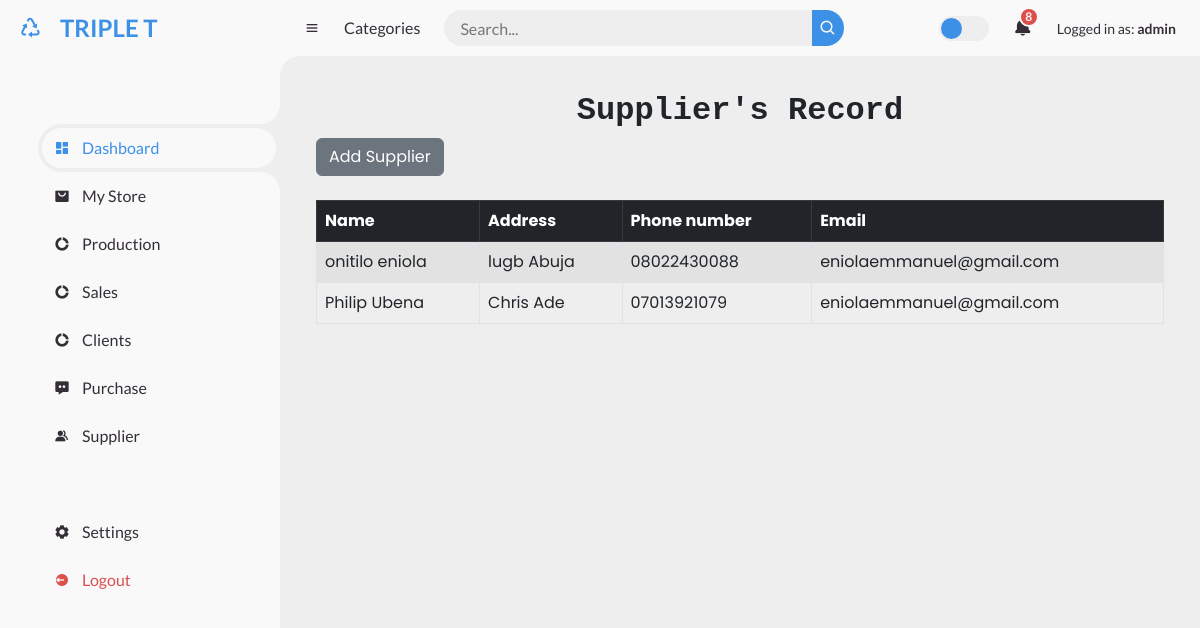
/supplier/ (signed in), run on the app's committed database.
### store/models.py (models this page shows, shortened)
class Contact(models.Model):
    name = models.CharField(max_length=30)
    address = models.TextField()
    phone_number = models.CharField(max_length=20)
    email = models.EmailField()
    class Meta:
        abstract = True

class Supplier(Contact):
    pass

### store/views.py (the view)
# urls.py: path('supplier/', views.supplier, name="supplier"),
@login_required
def supplier(request):
    supplier = Supplier.objects.all()
    return render(request, 'clients/supplier/index.html', {'suppliers':supplier})

### store/templates/clients/supplier/index.html
{% extends "base/base.html" %}
{% block body %}
  <div class="container">
    <h2 class="text-center fw-bolder font-monospace"> Supplier's Record</h2>
    <a href="{% url 'create_supplier' %}" class="btn btn-secondary">Add Supplier</a></td>
    <table class="table table-striped table-hover table-bordered mt-4">
        <thead class="table-dark">
        <tr>
            <th scope="col">Name</th>
            <th scope="col">Address</th>
            <th scope="col">Phone number</th>
            <th scope="col">Email</th>
        </tr>
        </thead>
        <tbody>
            {% for supplier in suppliers %}
                <tr>
                            <td>{{supplier.name}}</td>
                                <td>{{supplier.address}}</td>
                                    <td>{{supplier.phone_number}}</td>
                                        <td>{{supplier.email}}</td>
                </tr>
            {% endfor %}
        </tbody>
    </table>
  </div>
{% endblock %}

### store/templates/base/base.html (shortened to what this page needs)
{% load static %}
<!DOCTYPE html>
<html lang="en">
<head>
	<link href='https://unpkg.com/boxicons@2.0.9/css/boxicons.min.css' rel='stylesheet'>
	<link href="https://cdn.jsdelivr.net/npm/bootstrap@5.2.3/dist/css/bootstrap.min.css" rel="stylesheet">
	<link href="{% static './css/style.css' %}" rel="stylesheet" />
</head>
<body>
	<section id="sidebar">
		<a href="#" class="brand ">
			<i class='bx bx-recycle'></i>
			<span class="text"> TRIPLE T <br>
			</span>
		</a>
		<ul class="side-menu top">
			<li class="active">
				<a href="#">
					<i class='bx bxs-dashboard' ></i>
					<span class="text">Dashboard</span>
				</a>
			</li>
			<li>
				<a href="{% url 'stock_list' %}">
					<i class='bx bxs-shopping-bag-alt' ></i>
					<span class="text">My Store</span>
				</a>
			</li>
			<li>
				<a class="nav-link" href="{% url 'production' %}">
					<i class='bx bxs-doughnut-chart' ></i>
					<span class="text">Production</span>
				</a>
			</li>
			<li>
				<a href="#">
					<i class='bx bxs-doughnut-chart' ></i>
					<span class="text">Sales</span>
				</a>
			</li>
			<li>
				<a href="{% url 'customer' %}">
					<i class='bx bxs-doughnut-chart' ></i>
					<span class="text">Clients</span>
				</a>
			</li>
			<li>
				<a href="{% url 'add_stock' %}">
					<i class='bx bxs-message-dots' ></i>
					<span class="text">Purchase</span>
				</a>
			</li>
			<li>
				<a href="{% url 'supplier' %}">
					<i class='bx bxs-group' ></i>
					<span class="text">Supplier</span>
				</a>
			</li>
		</ul>
		<ul class="side-menu">
			<li>
				<a href="#">
					<i class='bx bxs-cog' ></i>
					<span class="text">Settings</span>
				</a>
			</li>
			<li>
				<a href="#" class="logout">
					<i class='bx bxs-log-out-circle' ></i>
					<span class="text">Logout</span>
				</a>
			</li>
		</ul>
	</section>
	<section id="content">
		<nav>
			<i class='bx bx-menu' ></i>
			<a href="#" class="nav-link">Categories</a>
			<form action="#">
				<div class="form-input">
					<input type="search" placeholder="Search...">
					<button type="submit" class="search-btn"><i class='bx bx-search' ></i></button>
				</div>
			</form>
			<label for="switch-mode" class="switch-mode"></label>
			<a href="#" class="notification">
				<i class='bx bxs-bell' ></i>
				<span class="num">8</span>
			</a>
			<a href="#" class="profile">
					<div class="small">Logged in as: <strong>{{user.get_username}}</strong></div>
			</a>
		</nav>
		<main>
		{% block body %}
		{% endblock%}
		</main>
	</section>
</body>
</html>

### static/css/style.css (style rules this page uses)
* { margin: 0; padding: 0; box-sizing: border-box; }
a { text-decoration: none; }
li { list-style: none; }
:root { --poppins: 'Poppins', sans-serif; --lato: 'Lato', sans-serif; --light: #F9F9F9; --blue: #3C91E6; --light-blue: #CFE8FF; --grey: #eee; --dark-grey: #AAAAAA; --dark: #342E37; --red: #DB504A; --yellow: #FFCE26; --light-yellow: #FFF2C6; --orange: #FD7238; --light-orange: #FFE0D3; }
html { overflow-x: hidden; }
body { background: var(--grey); overflow-x: hidden; }
#sidebar { position: fixed; top: 0; left: 0; width: 280px; height: 100%; background: var(--light); z-index: 2000; font-family: var(--lato); transition: .3s ease; overflow-x: hidden; scrollbar-width: none; }
#sidebar .brand { font-size: 24px; font-weight: 700; height: 56px; display: flex; align-items: center; color: var(--blue); position: sticky; top: 0; left: 0; background: var(--light); z-index: 500; padding-bottom: 20px; box-sizing: content-box; }
#sidebar .brand .bx { min-width: 60px; display: flex; justify-content: center; }
#sidebar .side-menu { width: 100%; margin-top: 48px; }
#sidebar .side-menu li { height: 48px; background: transparent; margin-left: 6px; border-radius: 48px 0 0 48px; padding: 4px; }
#sidebar .side-menu li.active { background: var(--grey); position: relative; }
#sidebar .side-menu li.active::before { content: ''; position: absolute; width: 40px; height: 40px; border-radius: 50%; top: -40px; right: 0; box-shadow: 20px 20px 0 var(--grey); z-index: -1; }
#sidebar .side-menu li.active::after { content: ''; position: absolute; width: 40px; height: 40px; border-radius: 50%; bottom: -40px; right: 0; box-shadow: 20px -20px 0 var(--grey); z-index: -1; }
#sidebar .side-menu li a { width: 100%; height: 100%; background: var(--light); display: flex; align-items: center; border-radius: 48px; font-size: 16px; color: var(--dark); white-space: nowrap; overflow-x: hidden; }
#sidebar .side-menu.top li.active a { color: var(--blue); }
#sidebar .side-menu li a.logout { color: var(--red); }
#sidebar .side-menu li a .bx { min-width: calc(60px - ((4px + 6px) * 2)); display: flex; justify-content: center; }
#content { position: relative; width: calc(100% - 280px); left: 280px; transition: .3s ease; }
#content nav { height: 56px; background: var(--light); padding: 0 24px; display: flex; align-items: center; grid-gap: 24px; font-family: var(--lato); position: sticky; top: 0; left: 0; z-index: 1000; }
#content nav::before { content: ''; position: absolute; width: 40px; height: 40px; bottom: -40px; left: 0; border-radius: 50%; box-shadow: -20px -20px 0 var(--light); }
#content nav a { color: var(--dark); }
#content nav .bx.bx-menu { cursor: pointer; color: var(--dark); }
#content nav .nav-link { font-size: 16px; transition: .3s ease; }
#content nav form { max-width: 400px; width: 100%; margin-right: auto; }
#content nav form .form-input { display: flex; align-items: center; height: 36px; }
#content nav form .form-input input { flex-grow: 1; padding: 0 16px; height: 100%; border: none; background: var(--grey); border-radius: 36px 0 0 36px; outline: none; width: 100%; color: var(--dark); }
#content nav form .form-input button { width: 36px; height: 100%; display: flex; justify-content: center; align-items: center; background: var(--blue); color: var(--light); font-size: 18px; border: none; outline: none; border-radius: 0 36px 36px 0; cursor: pointer; }
#content nav .notification { font-size: 20px; position: relative; }
#content nav .notification .num { position: absolute; top: -6px; right: -6px; width: 20px; height: 20px; border-radius: 50%; border: 2px solid var(--light); background: var(--red); color: var(--light); font-weight: 700; font-size: 12px; display: flex; justify-content: center; align-items: center; }
#content nav .switch-mode { display: block; min-width: 50px; height: 25px; border-radius: 25px; background: var(--grey); cursor: pointer; position: relative; }
#content nav .switch-mode::before { content: ''; position: absolute; top: 2px; left: 2px; bottom: 2px; width: calc(25px - 4px); background: var(--blue); border-radius: 50%; transition: all .3s ease; }
#content main { width: 100%; padding: 36px 24px; font-family: var(--poppins); max-height: calc(100vh - 56px); overflow-y: auto; }

### data on the page
Supplier: name "onitilo eniola", address "lugb Abuja", phone_number "08022430088", email "eniolaemmanuel@gmail.com"
Supplier: name "Philip Ubena", address "Chris Ade", phone_number "07013921079", email "eniolaemmanuel@gmail.com"

### other printed values
{{ user.get_username }} "admin"
